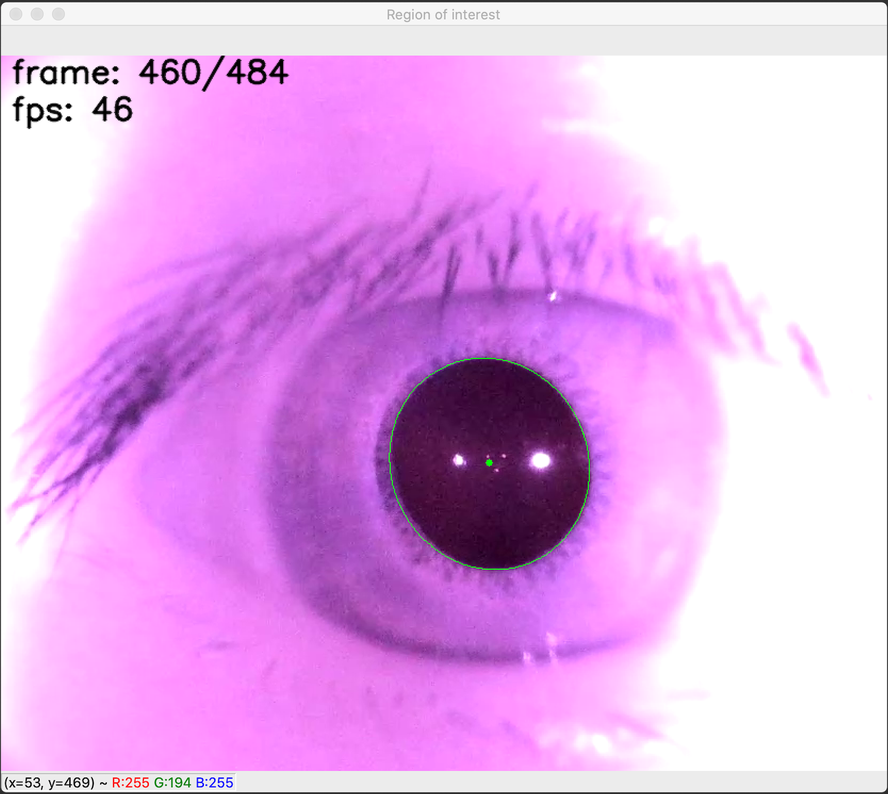
#> input picture img.png, 888 x 794 px, shrunk from 1612 x 1442 before the run, given in place of sample.mkv, which was not available
$ python pupil_detection.py
#> lines starting #> are read from the running program, lines starting #| are printed output that depends on the picture; after the words box and inside, x2 and y2 are one past the last pixel; in counts of white or black regions, pixels touching at a corner belong together; pictures that were not available may be replaced by others from this repository, and a replacement may not be noted
import time
import cv2

def process_frame(frame):
    """
    Processes a video frame by converting it to greyscale, applying Gaussian blurring to denoise,
    and applying thresholding to isolate the pupil as much as possible
    :param frame: the video frame to be processed
    :return: the processed frame
    """

    # convert to greyscale for thresholding
    processed_frame = cv2.cvtColor(frame, cv2.COLOR_BGR2GRAY)

    # gaussian blurring to reduce noise
    processed_frame = cv2.GaussianBlur(processed_frame, (11, 11), 0)

    # thresholding to isolate the pupil as much as possible
    _, processed_frame = cv2.threshold(processed_frame, 75, 255, cv2.THRESH_BINARY_INV)

    return processed_frame

def draw_pupil(processed_frame, output_frame):
    """
    Identifies the largest contour (by area) on the processed_frame, and draws its center and fitted ellipse,
    (which is the estimation of the pupil centroid and pupil outline respectively) on the output_frame
    :param processed_frame: Processed frame used to identify the largest contour by area
    :param output_frame: Frame on which to draw the estimated pupil outline and centroid,
    identified using the largest contour
    :return: None
    """
    # after thresholding, the largest contour by area should be the pupil, so we draw that.
    contours, _ = cv2.findContours(processed_frame, cv2.RETR_LIST, cv2.CHAIN_APPROX_NONE)
    contours = sorted(contours, key=lambda x: cv2.contourArea(x), reverse=True)

    if len(contours) > 0:
        # retrieve the largest contour
        contour = contours[0]

        # apply the convex hull operation to smoothen the contour
        contour = cv2.convexHull(contour)

        # retrieve the center of the contour using the moments function,
        # and draw a dot to signify the centroid of the pupil
        moment = cv2.moments(contour)
        if moment['m00'] != 0:
            centroid = (int(moment['m10'] / moment['m00']), int(moment['m01'] / moment['m00']))
            cv2.circle(output_frame, centroid, 3, (0, 255, 0), -1)

        # draw an ellipse to outline the pupil
        try:
            ellipse = cv2.fitEllipse(contour)
            cv2.ellipse(output_frame, box=ellipse, color=(0, 255, 0))
        except:
            pass

def annotate_frame(output_frame):
    """
    Displays information on the output frame. Currently, it writes out the frame number and fps value.
    :param output_frame: The frame on which to write out any useful information
    :return: None
    """
    global prev_frame_time
    current_frame_time = time.time()

    #calcualte fps
    fps = 1 / (current_frame_time - prev_frame_time)

    #update prev_frame_time variable for the next frame's computation
    prev_frame_time = current_frame_time

    #annotate output image with fps and frame count
    fps_string = 'fps: {}'.format(int(fps))
    framecount_string = 'frame: {}/{}'.format(int(frame_count), int(total_frame_count))
    cv2.putText(output_frame, fps_string, (10, 60), cv2.FONT_HERSHEY_SIMPLEX, 1, (0, 0, 0), 2, cv2.LINE_AA)
    cv2.putText(output_frame, framecount_string, (10, 25), cv2.FONT_HERSHEY_SIMPLEX, 1, (0, 0, 0), 2, cv2.LINE_AA)


if __name__ == "__main__":
    # read in video
    cap = cv2.VideoCapture('sample.mkv')

    # variables to calculate fps which will be displayed in the output frame
    prev_frame_time = time.time()
    current_frame_time = 0

    # variables to keep track of frame count which will be displayed in the output frame
    frame_count = 0
    total_frame_count = cap.get(cv2.CAP_PROP_FRAME_COUNT)

    while (cap.isOpened()):
        ret, frame = cap.read()
#> frame is the input picture: shape (794, 888, 3); mean B, G, R 233.3, 170.6, 227.7

        # if we are at the end of the video, leave the while loop
        if not ret:
            break

        # increment the frame_count variable. This will be displayed in the output frame
        frame_count += 1

        # Obtain the region of interest
        # Roughly the outer 10% of the input frame consists of a dark circular border that is constant.
        # It doesn't aid pupil detection and potentially results in false detections, so
        # we crop it out and the remaining portion of the frame will be our 'region of interest (roi)'.
        h, w, _ = frame.shape
#> h = 794; w = 888
        roi = frame[int(h / 5):int(h * 9 / 10), int(w / 5):int(w * 8.5 / 10)]
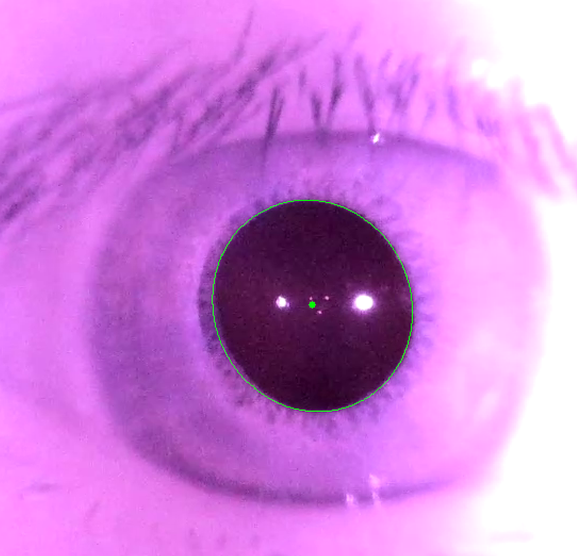
#> roi: shape (556, 577, 3); mean B, G, R 218.8, 127.5, 208.5

        # process the image to help distinguish the pupil
        processed_roi = process_frame(roi)
#> in process_frame, `processed_frame = cv2.cvtColor(frame, cv2.COLOR_BGR2GRAY)`:
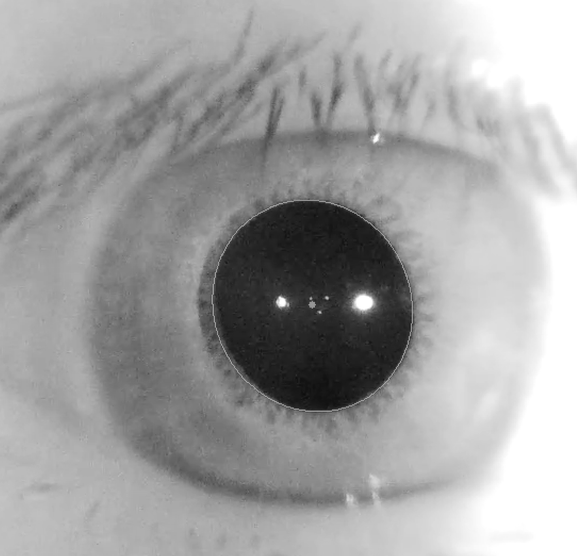
#> processed_frame: shape (556, 577); min 13, max 255, mean 162.1
#> in process_frame, `_, processed_frame = cv2.threshold(processed_frame, 75, 255, cv2.THRES..`:
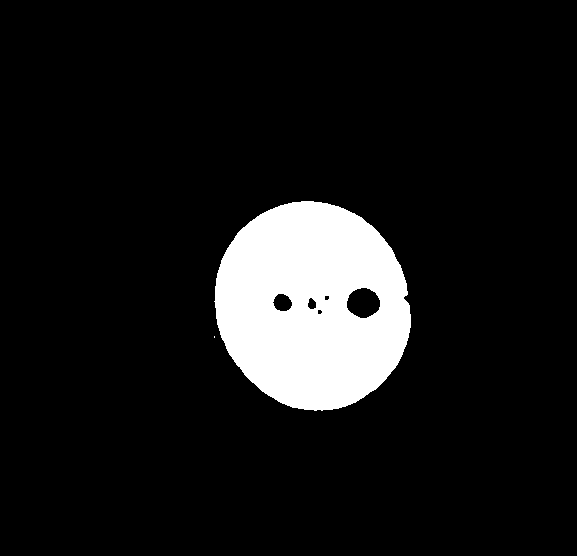
#> processed_frame: shape (556, 577); 9.6% white; 2 white regions (1 under 20 px)

        # generate contours to identify pupil, and draw the pupil and its centre on the output frame
        draw_pupil(processed_roi, roi)
#> in draw_pupil, `contours, _ = cv2.findContours(processed_frame, cv2.RETR_LIST, cv2.CHA..`: contours = 7 contours, 1 with area under 20; largest, box (x1, y1, x2, y2) and area: (214, 201, 411, 411) 31758, (346, 287, 381, 319) 799, (272, 293, 293, 312) 268, (307, 297, 317, 310) 80, (324, 295, 330, 301) 22, (317, 309, 323, 315) 20
#> in draw_pupil, `contour = contours[0]`: contour = contour of 572 points, box (x1, y1, x2, y2) (214, 201, 411, 411), area 31758
#> in draw_pupil, `contour = cv2.convexHull(contour)`: contour = contour of 60 points, box (x1, y1, x2, y2) (214, 201, 411, 411), area 32010
#> in draw_pupil, `moment = cv2.moments(contour)`: moment = moments, m00 32010.5, centre m10/m00, m01/m00 = (312.3, 305.2)
#> in draw_pupil, `centroid = (int(moment['m10'] / moment['m00']), int(moment['m01'] / mo..`: centroid = (312, 305)
#> in draw_pupil, `ellipse = cv2.fitEllipse(contour)`: ellipse = ((312.4, 305.2), (193.3, 211.6), 158)

        # calculate fps between frame computations, and display it on the output frame
        annotate_frame(roi)
#> in annotate_frame, `cv2.putText(output_frame, framecount_string, (10, 25), cv2.FONT_HERSHE..`:
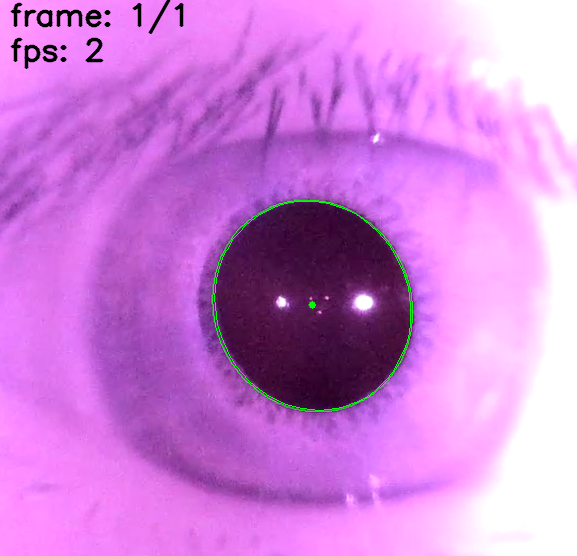
#> output_frame: shape (556, 577, 3); mean B, G, R 217.2, 127.1, 206.9

        # display the output frame
        cv2.imshow('Region of interest', roi)

        # user can press key 'p' to pause and resume the frames, or key 'q' to quit
        key = cv2.waitKey(1)
#> (key q is pressed here)
        if key == ord('q'):
            break
        if key == ord('p'):
            cv2.waitKey(-1)

    cap.release()
    cv2.destroyAllWindows()
